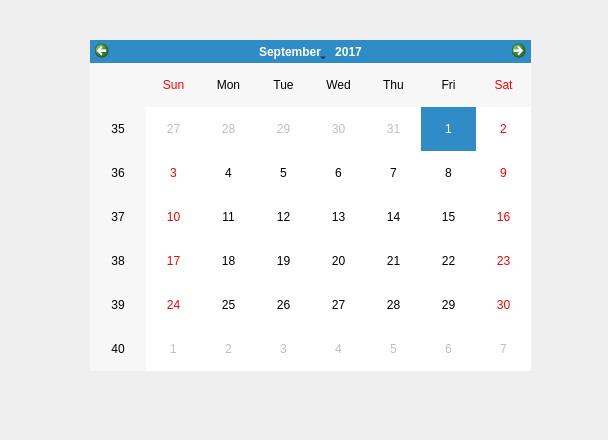
<?xml version="1.0" encoding="UTF-8"?>
<ui version="4.0">
 <class>Widget</class>
 <widget class="QWidget" name="Widget">
  <property name="geometry">
   <rect>
    <x>0</x>
    <y>0</y>
    <width>608</width>
    <height>440</height>
   </rect>
  </property>
  <property name="windowTitle">
   <string>Widget</string>
  </property>
  <widget class="QCalendarWidget" name="calendarWidget">
   <property name="geometry">
    <rect>
     <x>90</x>
     <y>40</y>
     <width>441</width>
     <height>331</height>
    </rect>
   </property>
   <property name="selectedDate">
    <date>
     <year>2017</year>
     <month>9</month>
     <day>1</day>
    </date>
   </property>
   <property name="firstDayOfWeek">
    <enum>Qt::Sunday</enum>
   </property>
   <property name="gridVisible">
    <bool>false</bool>
   </property>
   <property name="selectionMode">
    <enum>QCalendarWidget::SingleSelection</enum>
   </property>
   <property name="horizontalHeaderFormat">
    <enum>QCalendarWidget::ShortDayNames</enum>
   </property>
   <property name="verticalHeaderFormat">
    <enum>QCalendarWidget::ISOWeekNumbers</enum>
   </property>
   <property name="navigationBarVisible">
    <bool>true</bool>
   </property>
   <property name="dateEditEnabled">
    <bool>true</bool>
   </property>
   <property name="dateEditAcceptDelay">
    <number>1500</number>
   </property>
  </widget>
 </widget>
 <layoutdefault spacing="6" margin="11"/>
 <resources/>
 <connections/>
</ui>
